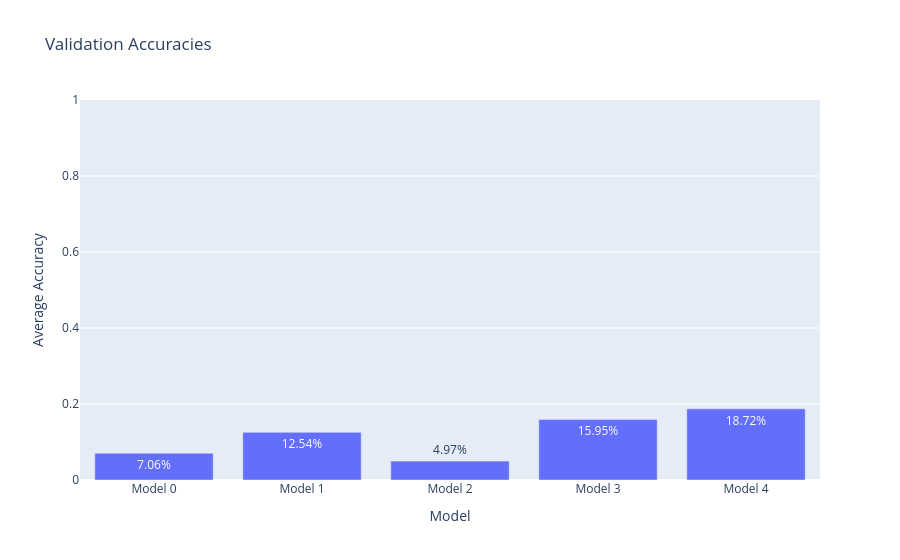

Notebook cell for this chart:
### Code cell
visualise_accuracies()

### Figure 1 — Plotly figure (JSON) as saved in the notebook; plotly's stock layout.template omitted (floating-point values rounded to 4 significant figures)
{"data": [{"text": ["7.06%", "12.54%", "4.97%", "15.95%", "18.72%"], "textposition": "auto", "type": "bar", "x": ["Model 0", "Model 1", "Model 2", "Model 3", "Model 4"], "y": [0.07063, 0.1254, 0.04972, 0.1595, 0.1872]}], "layout": {"title": {"text": "Validation Accuracies"}, "xaxis": {"title": {"text": "Model"}}, "yaxis": {"range": [0, 1], "title": {"text": "Average Accuracy"}}}}
